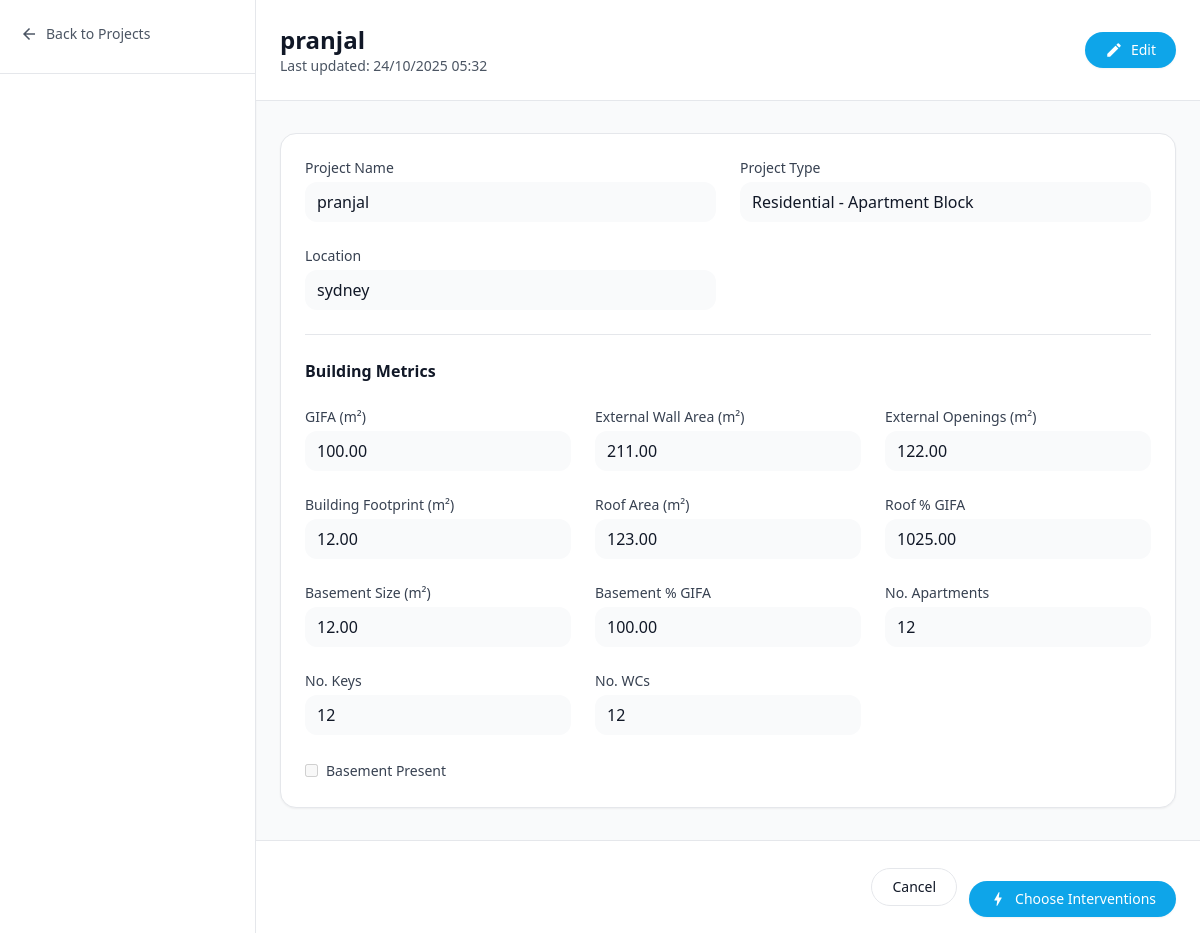
Screenshot of /projects/97/ (signed in) with the database file from the repository.
### app1/models.py (models this page shows, shortened)
class Metrics(models.Model):
    id = models.AutoField(primary_key=True)
    user = models.ForeignKey('auth.User', on_delete=models.SET_NULL, null=True, blank=True, related_name="metrics")
    project_code = models.CharField(max_length=120, null=True, blank=True)  # Free-form link to a project
    building_type = models.CharField(max_length=120, null=True, blank=True)
    roof_area_m2 = models.DecimalField(max_digits=12, decimal_places=2, null=True, blank=True)
    roof_percent_gifa = models.DecimalField(max_digits=6, decimal_places=2, null=True, blank=True)
    basement_present = models.BooleanField(default=False)
    basement_size_m2 = models.DecimalField(max_digits=12, decimal_places=2, null=True, blank=True)
    basement_percent_gifa = models.DecimalField(max_digits=6, decimal_places=2, null=True, blank=True)
    num_apartments = models.PositiveIntegerField(null=True, blank=True)
    num_keys = models.PositiveIntegerField(null=True, blank=True)
    num_wcs = models.PositiveIntegerField(null=True, blank=True)
    gifa_m2 = models.DecimalField("GIFA (m²)", max_digits=14, decimal_places=2, null=True, blank=True)
    external_wall_area_m2 = models.DecimalField(max_digits=14, decimal_places=2, null=True, blank=True)
    external_openings_m2 = models.DecimalField(max_digits=14, decimal_places=2, null=True, blank=True)
    building_footprint_m2 = models.DecimalField(max_digits=14, decimal_places=2, null=True, blank=True)
    total_budget_aud = models.DecimalField(max_digits=16, decimal_places=2, null=True, blank=True)
    selected_intervention_ids = models.JSONField(default=list, blank=True)  # Store selected intervention IDs
    project_name = models.CharField(max_length=255, null=True, blank=True)
    location = models.CharField(max_length=255, null=True, blank=True)
    created_at = models.DateTimeField(auto_now_add=True)
    updated_at = models.DateTimeField(auto_now=True)
    class Meta:
        db_table = "Metrics"
        indexes = [
            models.Index(fields=["building_type"]),
            models.Index(fields=["project_code"]),
            models.Index(fields=["created_at"]),
        ]

### app1/views.py (the view, shortened to what this page needs)
# urls.py: path('projects/<int:pk>/', views.project_detail_view, name='project_detail'),  # Project detail page
@login_required(login_url='login')
def project_detail_view(request, pk: int):
    p = get_object_or_404(Metrics, id=pk)
    can_edit = request.GET.get("edit") == "1"
    request.session["metrics_id"] = p.id
    request.session.modified = True
    return render(request, "project_detail.html", {"p": p, "can_edit": can_edit})

### app1/context_processors.py (called while the page is built)
def theme_context(request):
    current_theme = request.session.get('user_theme', 'light')
    return {
        'current_theme': current_theme,  # Theme used in templates
        'user_theme': current_theme,     # Duplicate key for backward compatibility
    }

### app1/templates/project_detail.html (shortened to what this page needs)
{% load static %}
{% load humanize %}
<!DOCTYPE html>
<html lang="en">
<head>
  <script src="https://cdn.tailwindcss.com"></script>
</head>
<body class="min-h-screen bg-gray-50 text-gray-900">
<div class="flex min-h-screen">
  <aside class="w-64 shrink-0 bg-white border-r shadow-sm">
    <div class="px-5 py-6 border-b">
      <a href="{% url 'projects' %}" class="inline-flex items-center gap-2 text-sm text-gray-600 hover:text-gray-800">
        <span class="material-icons text-[18px]">arrow_back</span> Back to Projects
      </a>
    </div>
  </aside>
  <main class="flex-1">
    <header class="bg-white border-b">
      <div class="max-w-5xl mx-auto px-6 py-6 flex items-center justify-between">
        <div>
          <h1 class="text-2xl font-semibold">
            {% if p.project_name %}{{ p.project_name }}{% else %}Project #{{ p.id }}{% endif %}
          </h1>
          <p class="text-sm text-gray-600">
            Last updated:
            {% if p.updated_at %}{{ p.updated_at|date:"d/m/Y H:i" }}{% else %}—{% endif %}
          </p>
        </div>
        <div class="flex items-center gap-2">
          {% if can_edit %}
            <a href="{% url 'project_detail' p.id %}"
               class="inline-flex items-center gap-2 rounded-full border px-4 py-2 text-sm hover:bg-gray-50">
              Cancel
            </a>
            <button form="projectForm" type="submit"
                    class="inline-flex items-center gap-2 rounded-full bg-brand px-5 py-2 text-white text-sm font-medium shadow-sm hover:bg-brand-600">
              <span class="material-icons text-[18px]">save</span>
              Save
            </button>
          {% else %}
            <a href="{% url 'project_detail' p.id %}?edit=1"
               class="inline-flex items-center gap-2 rounded-full bg-brand px-5 py-2 text-white text-sm font-medium shadow-sm hover:bg-brand-600">
              <span class="material-icons text-[18px]">edit</span>
              Edit
            </a>
          {% endif %}
        </div>
      </div>
    </header>
    <div class="max-w-5xl mx-auto px-6 py-8">
      <form id="projectForm" method="post" action="">
        <div class="bg-white border rounded-2xl shadow-sm p-6 space-y-6">
          <div class="grid grid-cols-1 md:grid-cols-2 gap-6">
            <div>
              <label class="block text-sm font-medium text-gray-700 mb-1">Project Name</label>
              <input name="project_name" type="text" value="{{ p.project_name }}"
                     {% if not can_edit %}disabled{% endif %}
                     class="w-full rounded-xl border-gray-300 px-3 py-2 {% if not can_edit %}bg-gray-50{% endif %}">
            </div>
            <div>
              <label class="block text-sm font-medium text-gray-700 mb-1">Project Type</label>
              <input name="building_type" type="text" value="{{ p.building_type }}"
                     {% if not can_edit %}disabled{% endif %}
                     class="w-full rounded-xl border-gray-300 px-3 py-2 {% if not can_edit %}bg-gray-50{% endif %}">
            </div>
            <div>
              <label class="block text-sm font-medium text-gray-700 mb-1">Location</label>
              <input name="location" type="text" value="{{ p.location }}"
                     {% if not can_edit %}disabled{% endif %}
                     class="w-full rounded-xl border-gray-300 px-3 py-2 {% if not can_edit %}bg-gray-50{% endif %}">
            </div>
          </div>
          <hr class="my-2">
          <h2 class="text-base font-semibold">Building Metrics</h2>
          <div class="grid grid-cols-1 md:grid-cols-3 gap-6">
            <div>
              <label class="block text-sm text-gray-700 mb-1">GIFA (m²)</label>
              <input name="gifa_m2" type="number" step="0.01" value="{{ p.gifa_m2 }}"
                     {% if not can_edit %}disabled{% endif %}
                     class="w-full rounded-xl border-gray-300 px-3 py-2 {% if not can_edit %}bg-gray-50{% endif %}">
            </div>
            <div>
              <label class="block text-sm text-gray-700 mb-1">External Wall Area (m²)</label>
              <input name="external_wall_area_m2" type="number" step="0.01" value="{{ p.external_wall_area_m2 }}"
                     {% if not can_edit %}disabled{% endif %}
                     class="w-full rounded-xl border-gray-300 px-3 py-2 {% if not can_edit %}bg-gray-50{% endif %}">
            </div>
            <div>
              <label class="block text-sm text-gray-700 mb-1">External Openings (m²)</label>
              <input name="external_openings_m2" type="number" step="0.01" value="{{ p.external_openings_m2 }}"
                     {% if not can_edit %}disabled{% endif %}
                     class="w-full rounded-xl border-gray-300 px-3 py-2 {% if not can_edit %}bg-gray-50{% endif %}">
            </div>
            <div>
              <label class="block text-sm text-gray-700 mb-1">Building Footprint (m²)</label>
              <input name="building_footprint_m2" type="number" step="0.01" value="{{ p.building_footprint_m2 }}"
                     {% if not can_edit %}disabled{% endif %}
                     class="w-full rounded-xl border-gray-300 px-3 py-2 {% if not can_edit %}bg-gray-50{% endif %}">
            </div>
            <div>
              <label class="block text-sm text-gray-700 mb-1">Roof Area (m²)</label>
              <input name="roof_area_m2" type="number" step="0.01" value="{{ p.roof_area_m2 }}"
                     {% if not can_edit %}disabled{% endif %}
                     class="w-full rounded-xl border-gray-300 px-3 py-2 {% if not can_edit %}bg-gray-50{% endif %}">
            </div>
            <div>
              <label class="block text-sm text-gray-700 mb-1">Roof % GIFA</label>
              <input name="roof_percent_gifa" type="number" step="0.01" value="{{ p.roof_percent_gifa }}"
                     {% if not can_edit %}disabled{% endif %}
                     class="w-full rounded-xl border-gray-300 px-3 py-2 {% if not can_edit %}bg-gray-50{% endif %}">
            </div>
            <div>
              <label class="block text-sm text-gray-700 mb-1">Basement Size (m²)</label>
              <input name="basement_size_m2" type="number" step="0.01" value="{{ p.basement_size_m2 }}"
                     {% if not can_edit %}disabled{% endif %}
                     class="w-full rounded-xl border-gray-300 px-3 py-2 {% if not can_edit %}bg-gray-50{% endif %}">
            </div>
            <div>
              <label class="block text-sm text-gray-700 mb-1">Basement % GIFA</label>
              <input name="basement_percent_gifa" type="number" step="0.01" value="{{ p.basement_percent_gifa }}"
                     {% if not can_edit %}disabled{% endif %}
                     class="w-full rounded-xl border-gray-300 px-3 py-2 {% if not can_edit %}bg-gray-50{% endif %}">
            </div>
            <div>
              <label class="block text-sm text-gray-700 mb-1">No. Apartments</label>
              <input name="num_apartments" type="number" value="{{ p.num_apartments }}"
                     {% if not can_edit %}disabled{% endif %}
                     class="w-full rounded-xl border-gray-300 px-3 py-2 {% if not can_edit %}bg-gray-50{% endif %}">
            </div>
            <div>
              <label class="block text-sm text-gray-700 mb-1">No. Keys</label>
              <input name="num_keys" type="number" value="{{ p.num_keys }}"
                     {% if not can_edit %}disabled{% endif %}
                     class="w-full rounded-xl border-gray-300 px-3 py-2 {% if not can_edit %}bg-gray-50{% endif %}">
            </div>
            <div>
              <label class="block text-sm text-gray-700 mb-1">No. WCs</label>
              <input name="num_wcs" type="number" value="{{ p.num_wcs }}"
                     {% if not can_edit %}disabled{% endif %}
                     class="w-full rounded-xl border-gray-300 px-3 py-2 {% if not can_edit %}bg-gray-50{% endif %}">
            </div>
            <div class="md:col-span-3">
              <label class="inline-flex items-center gap-2">
                <input type="checkbox" name="basement_present" value="1"
                       {% if not can_edit %}disabled{% endif %}>
                <span class="text-sm text-gray-700">Basement Present</span>
              </label>
            </div>
          </div>
        </div>
      </form>
    </div>
    <div class="sticky bottom-0 bg-white/90 backdrop-blur border-t">
      <div class="max-w-5xl mx-auto px-6 py-4 flex items-center justify-end gap-3">
        <a href="{% url 'projects' %}"
           class="inline-flex items-center gap-2 rounded-full border px-5 py-2 text-sm hover:bg-gray-50">
          Cancel
        </a>
        {% if request.GET.saved or not can_edit %}
        <form action="{% url 'calculator' %}" method="post" class="mt-6 text-right">
          <button type="submit"
                  class="inline-flex items-center gap-2 rounded-full bg-brand px-5 py-2 text-white text-sm font-medium shadow-sm hover:bg-brand-600">
            <span class="material-icons text-[18px]">bolt</span>
            Choose Interventions
          </button>
        </form>
        {% endif %}
      </div>
    </div>
  </main>
</div>
</body>
</html>

### rows the page displays
Metrics: project_name "pranjal", updated_at "24/10/2025 05:32", building_type "Residential - Apartment Block", location "sydney", gifa_m2 "100.00", external_wall_area_m2 "211.00", external_openings_m2 "122.00", building_footprint_m2 "12.00", roof_area_m2 "123.00", roof_percent_gifa "1025.00", basement_size_m2 "12.00", basement_percent_gifa "100.00", num_apartments "12", num_keys "12", num_wcs "12"
